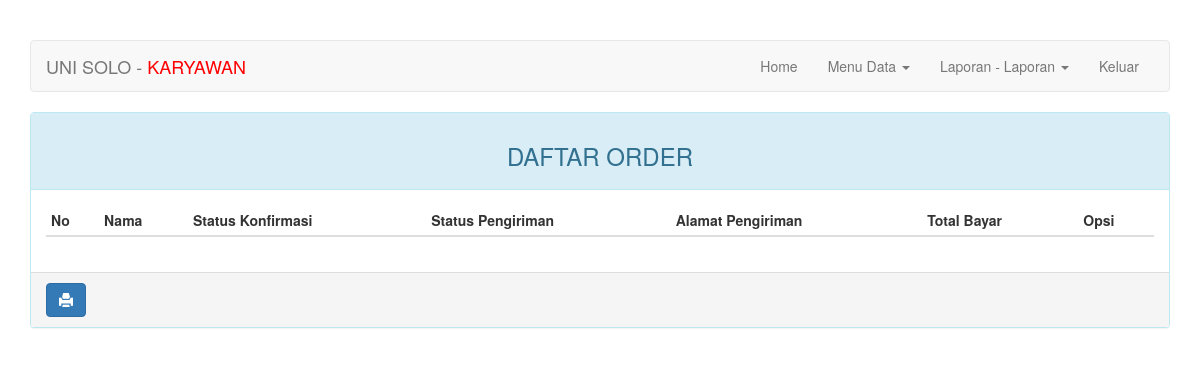
The page /karyawan/index.php (signed in) on the database as committed earlier.
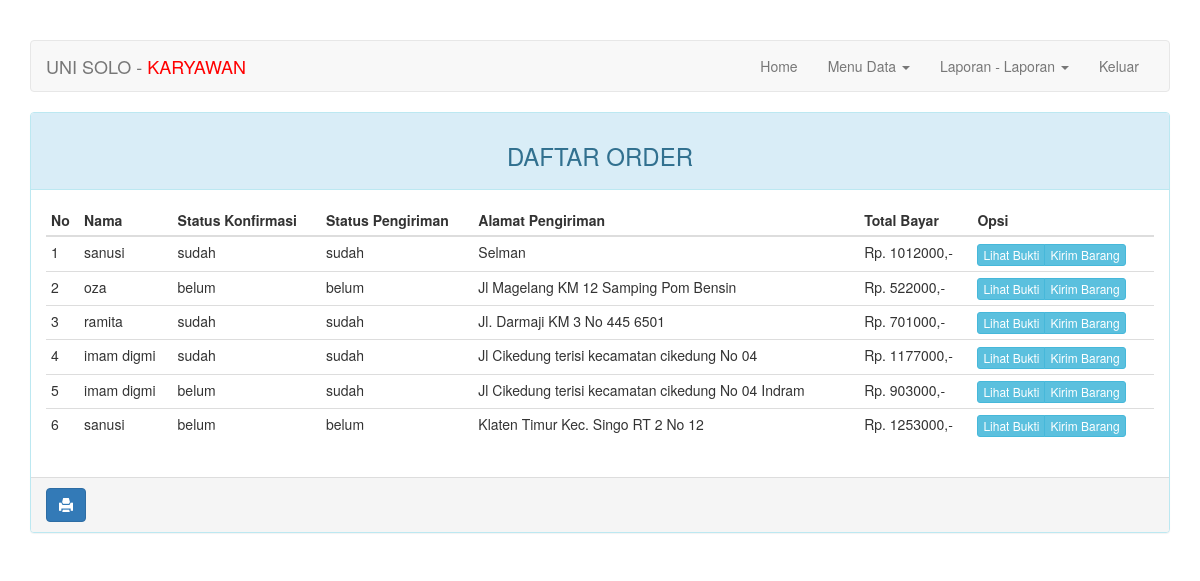
The same page on the database as committed later.
### tables this page shows
CREATE TABLE IF NOT EXISTS `order` (
`id_order` int(10) NOT NULL,
  `id_pelanggan` int(10) NOT NULL,
  `id_ongkos_kirim` int(3) NOT NULL,
  `total_bayar` int(7) NOT NULL,
  `status_konfirmasi` enum('sudah','belum') NOT NULL DEFAULT 'belum',
  `alamat_pengiriman` varchar(50) NOT NULL,
  `tgl_order` date NOT NULL,
  `tgl_tempo_order` date NOT NULL,
  `status_kirim` enum('sudah','belum') NOT NULL DEFAULT 'belum',
  `bukti_pembayaran` varchar(100) DEFAULT NULL
);

CREATE TABLE IF NOT EXISTS `pelanggan` (
`id_pelanggan` int(10) NOT NULL,
  `nama` varchar(20) NOT NULL,
  `email` varchar(20) NOT NULL,
  `telpon` varchar(12) NOT NULL,
  `alamat` varchar(50) NOT NULL,
  `password` varchar(60) NOT NULL
);

### karyawan/halaman/home.php (the view, shortened to what this page needs)
<div class="col-md-12">
    <div class="panel panel-info">
        <div class="panel-heading"><h3 class="text-center">DAFTAR ORDER</h3></div>
        <div class="panel-body">
            <table class="table table-condensed">
                <thead>
                    <tr>
                        <th>No</th>
                        <th>Nama</th>
                        <th>Status Konfirmasi</th>
                        <th>Status Pengiriman</th>
                        <th>Alamat Pengiriman</th>
                        <th>Total Bayar</th>
                        <th class="hidden-print">Opsi</th>
                    </tr>
                </thead>
                <tbody>
                    <?php $sql = "SELECT o.*, p.* FROM `order` o LEFT JOIN pelanggan p ON o.id_pelanggan=p.id_pelanggan"; ?>
                    <?php if($query = $koneksi->query($sql)): ?>
                        <?php $no = 1; ?>
                        <?php while($data = $query->fetch_array()): ?>
                        <tr>
                            <td><?=$no++?></td>
                            <td><?=$data['nama']?></td>
                            <td><?=$data['status_konfirmasi']?></td>
                            <td><?=$data['status_kirim']?></td>
                            <td><?=$data['alamat_pengiriman']?></td>
                            <td>Rp. <?=$data['total_bayar']?>,-</td>
                            <td class="hidden-print">
                                <div class="btn-group">
                                    <a href="?halaman=bukti_pembayaran&id=<?=$data['id_order']?>" class="btn btn-info btn-xs">Lihat Bukti</a>
                                    <a href="?action=kirim&id=<?=$data['id_order']?>" class="btn btn-info btn-xs">Kirim Barang</a>
                                </div>
                            </td>
                        </tr>
                        <?php endwhile ?>
                    <?php endif ?>
                </tbody>
            </table>
        </div>
        <div class="panel-footer hidden-print ">
            <a onClick="window.print();return false" class="btn btn-primary"><i class="glyphicon glyphicon-print"></i></a>
        </div>
    </div>
</div>

### karyawan/index.php (shortened to what this page needs)
<?php
require_once "../config.php";
?>
<!DOCTYPE html>
<html lang="en">
<head>
    <link rel="stylesheet" href="../css/bootstrap.min.css">
</head>
<body>
    <div class="container">
        <nav class="navbar navbar-default">
            <div class="container-fluid">
                <div class="navbar-header">
                    <a class="navbar-brand" href="#">UNI SOLO - <span style="color: red;"><?=strtoupper($_SESSION['nama_karyawan'])?></span></a>
                </div>
                <div class="collapse navbar-collapse" id="bs-example-navbar-collapse-1">
                    <ul class="nav navbar-nav navbar-right">
                        <li><a href="index.php">Home</a></li>
                        <li class="dropdown">
                            <a href="#" class="dropdown-toggle" data-toggle="dropdown" role="button" aria-haspopup="true" aria-expanded="false">Menu Data <span class="caret"></span></a>
                        </li>
                        <li class="dropdown">
                            <a href="#" class="dropdown-toggle" data-toggle="dropdown" role="button" aria-haspopup="true" aria-expanded="false">Laporan - Laporan <span class="caret"></span></a>
                        </li>
                        <li><a href="logout.php">Keluar</a></li>
                    </ul>
                </div>
            </div>
        </nav>
        <div class="row">
            <?php
            switch ($halaman) {
                default: $halaman = "home"; break;
            }
            include 'halaman/' . $halaman . '.php';
            ?>
        </div>
    </div>
</body>
</html>

### karyawan/index.php (style rules this page uses)
body { margin-top: 40px; }

Rows that differ between the two databases and show on the page:
added order: id_pelanggan.nama "sanusi", status_konfirmasi "sudah", status_kirim "sudah", alamat_pengiriman "Selman", total_bayar "1012000"
added order: id_pelanggan.nama "oza", status_konfirmasi "belum", status_kirim "belum", alamat_pengiriman "Jl Magelang KM 12 Samping Pom Bensin", total_bayar "522000"
added order: id_pelanggan.nama "ramita", status_konfirmasi "sudah", status_kirim "sudah", alamat_pengiriman "Jl. Darmaji KM 3 No 445 6501", total_bayar "701000"
added order: id_pelanggan.nama "imam digmi", status_konfirmasi "sudah", status_kirim "sudah", alamat_pengiriman "Jl Cikedung terisi kecamatan cikedung No 04", total_bayar "1177000"
added order: id_pelanggan.nama "imam digmi", status_konfirmasi "belum", status_kirim "sudah", alamat_pengiriman "Jl Cikedung terisi kecamatan cikedung No 04 Indram", total_bayar "903000"
added order: id_pelanggan.nama "sanusi", status_konfirmasi "belum", status_kirim "belum", alamat_pengiriman "Klaten Timur Kec. Singo RT 2 No 12", total_bayar "1253000"
